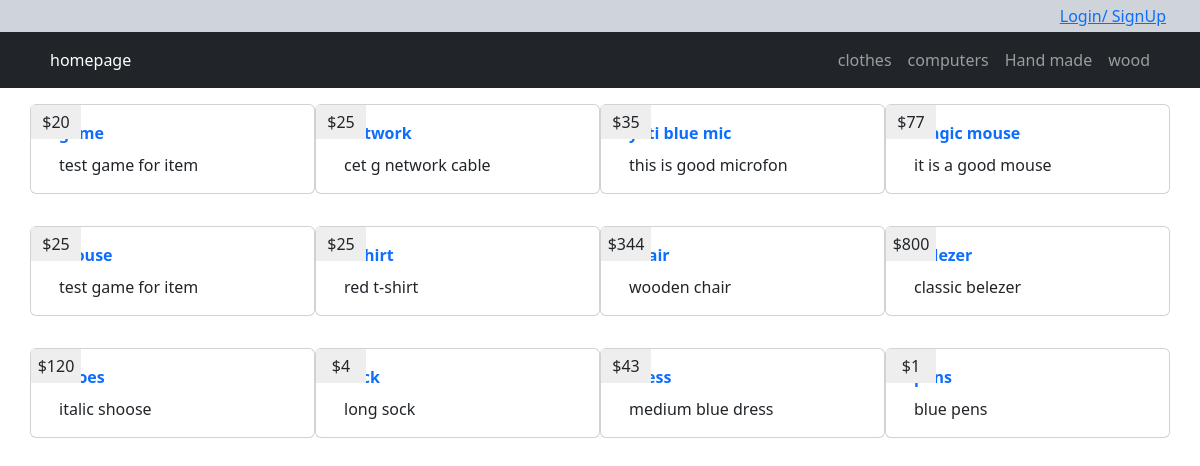
The page / on the database its author committed.
### tables this page shows
CREATE TABLE `categories` (
  `id` int(11) NOT NULL,
  `name` varchar(30) NOT NULL,
  `description` text NOT NULL,
  `ordering` int(11) NOT NULL,
  `visibility` smallint(6) NOT NULL,
  `allow_comment` smallint(6) NOT NULL,
  `allow_adds` smallint(6) NOT NULL
);

CREATE TABLE `items` (
  `item_id` int(11) NOT NULL,
  `name` varchar(30) NOT NULL,
  `description` text NOT NULL,
  `price` varchar(50) NOT NULL,
  `add_date` date NOT NULL,
  `country_made` varchar(40) NOT NULL,
  `image` varchar(130) NOT NULL,
  `approve` int(11) DEFAULT NULL,
  `status` varchar(50) NOT NULL,
  `rating` int(11) NOT NULL,
  `cat_id` int(11) NOT NULL,
  `member_id` int(11) NOT NULL
);

### init.php (called while the page is built, shortened)
<?php
$tmp='includes/templates';
$css='layout/css';
$fun='includes/functions';
include ('connect.php');
include  $tmp . "/header.php";
include $tmp . '/nav.php';
include $fun ."/function.php";

### includes/functions/function.php (called while the page is built, shortened)
<?php
function getAll($field,$table,$where=null,$and=null,$orderfield,$ordering='DESC'){
    global $con;
    $sql="select $field from $table $where  $and order by $orderfield $ordering";
    try{
        $res=mysqli_query($con,$sql);
        return $res;
    }
    catch(Exception $e){
        echo $e;
        echo 'failed';
    }
}

### index.php (the view, shortened to what this page needs)
<?php
include ('init.php');
$res = getAll("*", "items", "", "", "item_id", "");
?>
<div class="container">
        <div class="row">
            <?php
            while ($row = mysqli_fetch_assoc($res)) {
            ?>
                <div class="card col-md-6 col-lg-3 my-3">
                    <div class="card-body">
                        <div class="card-title text-primary fw-bold"><?= $row['name'] ?></div>
                        <div class="card-text"><?= $row['description'] ?></div>
                        <span class='price'><?= '$' . $row['price'] ?></span>
                    </div>
                </div>
            <?php
            }
            ?>
        </div>
    </div>
<?php include $tmp . '/footer.php';?>

### includes/templates/header.php (shortened to what this page needs)
<!DOCTYPE html>
<html lang="en">
<head>
     <link rel="stylesheet" href="<?php echo $css?>/bootstrap.min.css">
     <link rel="stylesheet" href="<?php echo $css?>/all.min.css">
     <link rel="stylesheet" href="<?php echo $css?>/backend.css">
</head>
<body>

### includes/templates/nav.php (shortened to what this page needs)
<div class=" bg-dark-subtle">
    <div class=" container header p-1 ">
        <?php
        if (isset($_SESSION['User'])) {
            $sql="select  user_id from users where username='$_SESSION[User]'";
            $res=mysqli_query($con,$sql);
            $row=mysqli_fetch_assoc($res);
            $_SESSION['user_id']=$row['user_id'];
        ?>
            <ul class="navbar-nav">
                <li class="nav-item dropdown">
                    <button class="btn btn-dark-outline dropdown-toggle" data-bs-toggle="dropdown" aria-expanded="false">
                        <?php echo $_SESSION['User']; ?>
                    </button>
                    <ul class="dropdown-menu dropdown-menu-dark">
                        <li><a class="dropdown-item" href="profile.php">my profile</a></li>
                        <li><a class="dropdown-item" href="items.php">add item</a></li>
                        <li><a class="dropdown-item" href="showitems.php">my items</a></li>
                        <li><a class="dropdown-item" href="logout.php">Logout</a></li>
                    </ul>
                </li>
            </ul>
        <?php
        } else {
        ?>
            <div class="d-flex justify-content-end ">
                <a href="login.php">Login/ SignUp</a>
            </div>
        <?php
        }
        ?>
    </div>
</div>
<nav class="navbar navbar-expand-lg  navbar-dark bg-dark">
    <div class="container ">
        <div class="collapse navbar-collapse" id="navbarTogglerDemo01">
            <ul class="navbar-nav me-auto mb-2 mb-lg-0">
                <a class="nav-link active" aria-current="page" href="index.php">homepage</a>
            </ul>
            <ul class="navbar-nav ">
                <?php
                $sql = "select  * from categories limit 5";
                try {
                    $res = mysqli_query($con, $sql);
                    while ($row = mysqli_fetch_assoc($res)) {
                ?>
                        <li class="nav-item">
                            <a class="nav-link" aria-current="page" href="categories.php?id=<?=$row['id']?>"><?=$row['name']?></a>
                        </li>
                <?php
                    }
                } catch (Exception $e) {
                    echo $e;
                    echo 'failed';
                }
                ?>
            </ul>
        </div>
    </div>
</nav>

### includes/templates/footer.php (shortened to what this page needs)
</body>
</html>

### layout/css/backend.css (style rules this page uses)
* { -webkit-box-sizing:border-box; -moz-box-sizing:border-box; box-sizing:border-box; }
body { margin:0; padding:0; }
ul { list-style: none; padding:0; margin:0; }
.card { position: relative; }
.card .price { position: absolute; display: inline-block; min-width:50px; padding:5px; background-color: #eee; top:0; left:0; text-align:center; }

### rows shown on the page
categories: name "clothes"
categories: name "computers"
categories: name "Hand made"
categories: name "wood"
items: name "game", description "test game for item", price "20"
items: name "network", description "cet g network cable", price "25"
items: name "yeti blue mic", description "this is good microfon", price "35"
items: name "magic mouse", description "it is a good mouse", price "77"
items: name "mouse", description "test game for item", price "25"
items: name "t-shirt", description "red t-shirt", price "25"
items: description "wooden chair", price "344"
items: name "belezer", description "classic belezer", price "800"
items: name "shoes", description "italic shoose", price "120"
items: description "long sock", price "4"
items: description "medium blue dress", price "43"
items: description "blue pens", price "1"
